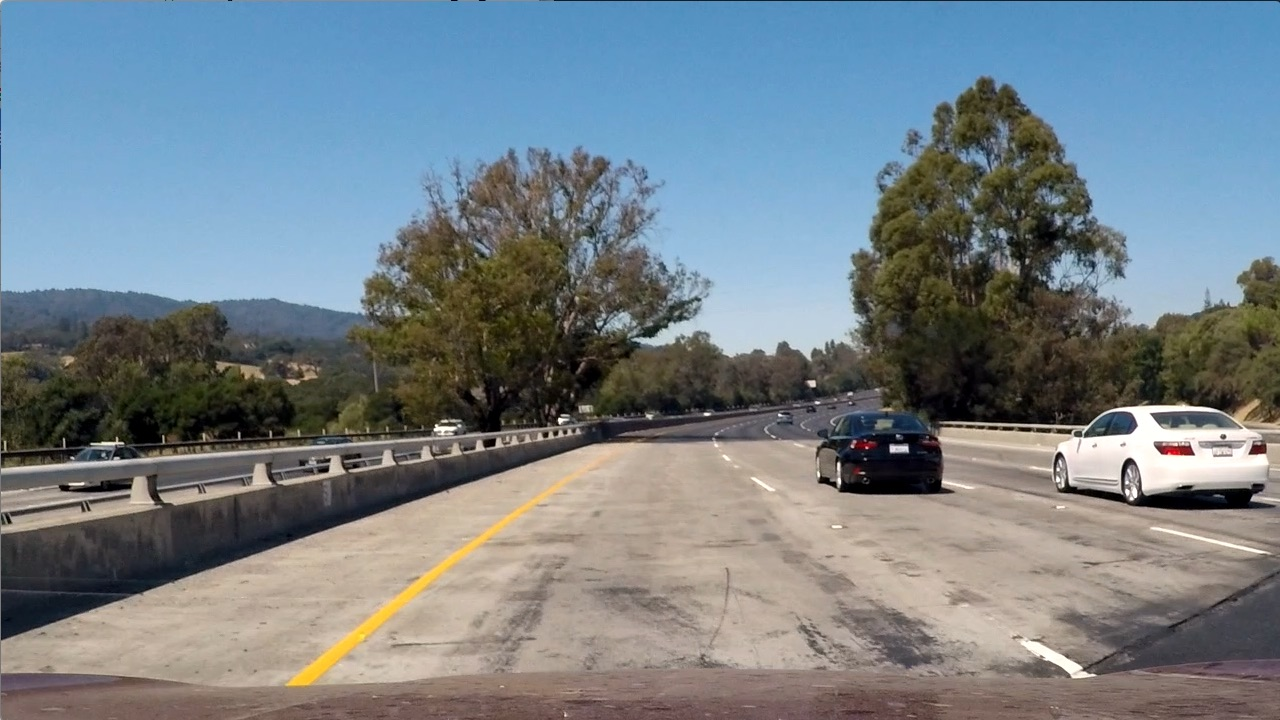
#> input picture test_images/test1.jpg, 1280 x 720 px; its folder holds 5 pictures in this run
$ jupyter execute --allow-errors Vehicle-Detection-and-Tracking.ipynb   (shell and % lines are left out)   (older library calls are emulated)
#> lines starting #> are read from the running program, lines starting #| are printed output that depends on the picture
#> further down, image is the input picture: shape (720, 1280, 3); mean B, G, R 135.5, 128.7, 117.5
# Vehicle Detection and Tracking

## Project #4

Steps of this project are the following:

[cell 1]
import os
import numpy as np
import cv2
from collections import deque
import imageio
#> (the rest of this cell did not finish here and is left out)

# 1. Environment Setup
Read vehicle and non-vehicle images.

[cell 2]
#flip images to augment training set
# [10 lines left out: function fliped_img, not called in this run]


output_folder = 'output_images'
#> (the rest of this cell did not finish here and is left out)

Display some of the images

[cell 3]
num_imgs = 8
#> (the rest of this cell did not finish here and is left out)

# 2. Histogram of Oriented Gradient (HOG) Features

Following functions are for features extraction. Functions are based on code from the Udacity's lectures.

[cell 4]
# Define parameters for feature extraction
color_space = 'LUV' # Can be RGB, HSV, LUV, HLS, YUV, YCrCb
orient = 9 # HOG orientations
pix_per_cell = 8 # HOG pixels per cell
cell_per_block = 2 # HOG cells per block
hog_channel = 0 # Can be 0, 1, 2, or "ALL"
spatial_size = (32, 32) # Spatial binning dimensions
hist_bins = 8 # Number of histogram bins
do_spatial = 1 # Spatial features on or off
do_hist = 1 # Histogram features on or off
do_hog = 1 # HOG features on or off
y_start_stop = [None, None] # Min and max in y to search in slide_window()
spatial_feat=True
hist_feat=True
hog_feat=True

[cell 5]
# Define a function to return HOG features and visualization
def get_hog_features(img,
                     vis=False,
                     feature_vec=True):
    # Call with two outputs if vis==True
    if vis == True:
        features, hog_image = hog(img, orientations=orient, pixels_per_cell=(pix_per_cell, pix_per_cell),
                                  cells_per_block=(cell_per_block, cell_per_block), transform_sqrt=True,
                                  visualise=vis, feature_vector=feature_vec)
        return features, hog_image
    # Otherwise call with one output
    else:
        features = hog(img, orientations=orient, pixels_per_cell=(pix_per_cell, pix_per_cell),
                       cells_per_block=(cell_per_block, cell_per_block), transform_sqrt=True,
                       visualise=vis, feature_vector=feature_vec)
        return features


    # Generate a random index to look at a car image
#> (the rest of this cell did not finish here and is left out)

# 3. Classifier
Code is mostly from course material.

[cell 6]
# Define a function to compute binned color features
# [67 lines left out: functions bin_spatial, color_hist, extract_features, not called in this run]

#> (a cell that did not finish here is left out)

# Image features
Code is mostly from course material.

[cell 8]
# Define a function that takes an image,
# start and stop positions in both x and y,
# window size (x and y dimensions),
# and overlap fraction (for both x and y)
# [112 lines left out: functions slide_window, single_img_features, draw_boxes, not called in this run]

hist_range=(0, 256)
# Define a function you will pass an image
# and the list of windows to be searched (output of slide_windows())
# [20 lines left out: function search_windows, not called in this run]

# Test Classifier
Find cars in test images

[cell 9]
# A function to show an image
# [30 lines left out: functions show_img, show_img1, show_img2, not called in this run]


#> (the rest of this cell did not finish here and is left out)

# Heat map and draw boxes

[cell 10]
# [31 lines left out: functions add_heat, apply_threshold, draw_labeled_bboxes, not called in this run]

# find_cars - Updated search function

[cell 11]
# [6 lines left out: function convert_color, not called in this run]

def find_cars(img, ystart, ystop, scale, step):
#> called with ystart = 400, ystop = 700, scale = 1, step = 2
    boxes = []
    draw_img = np.copy(img)
    xstart = 0
    xstop = img.shape[1]
#> xstop = 1280
    img_tosearch = img[ystart:ystop,xstart:xstop,:]
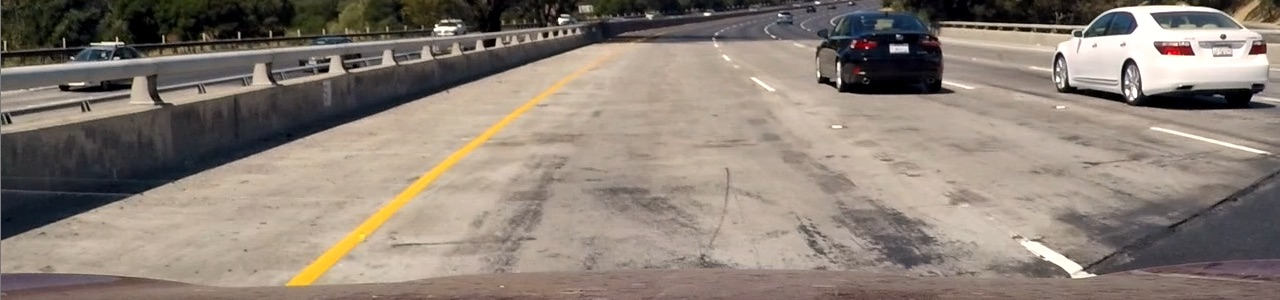
#> img_tosearch: shape (300, 1280, 3); mean B, G, R 117.8, 127.7, 139.3
    ctrans_tosearch = cv2.cvtColor(img_tosearch, cv2.COLOR_RGB2LUV)
#> ctrans_tosearch: shape (300, 1280, 3); mean of channels 0, 1, 2 132.4, 92.4, 126.1
    if scale != 1:
        imshape = ctrans_tosearch.shape
        ctrans_tosearch = cv2.resize(ctrans_tosearch, (np.int(imshape[1]/scale), np.int(imshape[0]/scale)))
    ch1 = ctrans_tosearch[:,:,0]
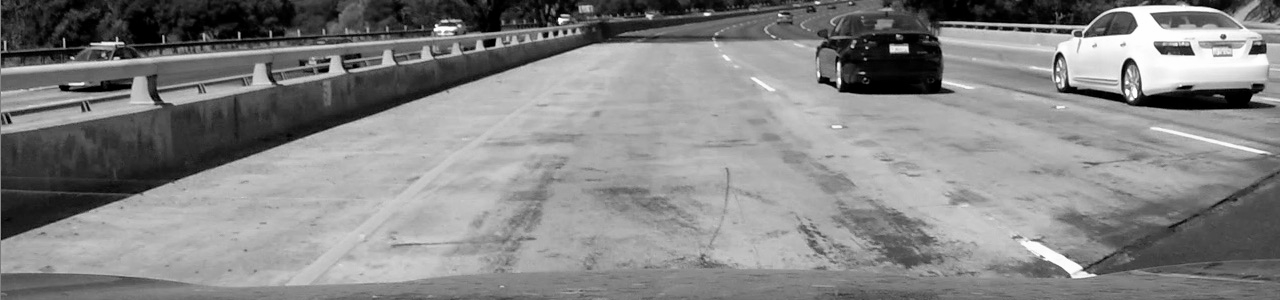
#> ch1: shape (300, 1280); min 0, max 255, mean 132.4
    ch2 = ctrans_tosearch[:,:,1]
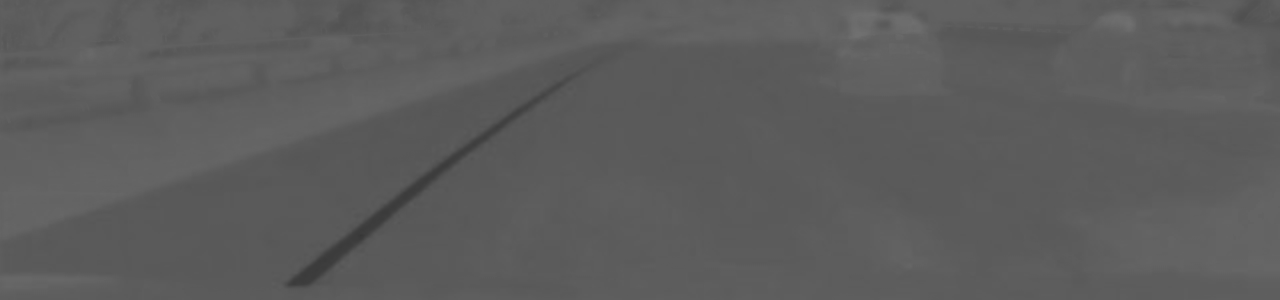
#> ch2: shape (300, 1280); min 54, max 112, mean 92.4
    ch3 = ctrans_tosearch[:,:,2]
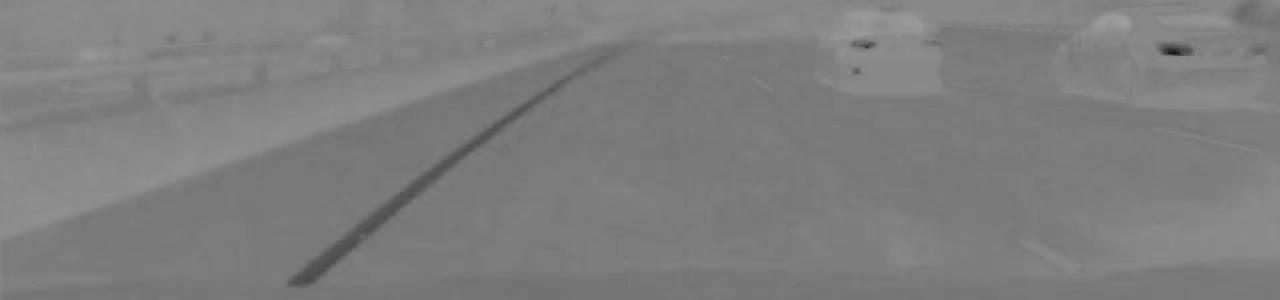
#> ch3: shape (300, 1280); min 9, max 158, mean 126.1
    # Define blocks and steps as above
    nxblocks = (ch1.shape[1] // pix_per_cell)-1
#> nxblocks = 159
    nyblocks = (ch1.shape[0] // pix_per_cell)-1
#> nyblocks = 36
    nfeat_per_block = orient*cell_per_block**2
    # 64 was the orginal sampling rate, with 8 cells and 8 pix per cell
    window = 64
    nblocks_per_window = (window // pix_per_cell) -1
    cells_per_step = step  # Instead of overlap, define how many cells to step
    nxsteps = (nxblocks - nblocks_per_window) // cells_per_step
#> nxsteps = 76
    nysteps = (nyblocks - nblocks_per_window) // cells_per_step
#> nysteps = 14
    # Compute individual channel HOG features for the entire image
    hog1 = get_hog_features(cv2.cvtColor(ctrans_tosearch, cv2.COLOR_RGB2GRAY), feature_vec=False)
    for xb in range(nxsteps):
        for yb in range(nysteps):
            ypos = yb*cells_per_step
            xpos = xb*cells_per_step
            # Extract HOG for this patch
            hog_features = hog1[ypos:ypos+nblocks_per_window, xpos:xpos+nblocks_per_window].ravel()
            xleft = xpos*pix_per_cell
            ytop = ypos*pix_per_cell
            # Extract the image patch
            subimg = ctrans_tosearch[ytop:ytop+window, xleft:xleft+window]
            # Get color features
            spatial_features = bin_spatial(subimg, size=spatial_size)
            hist_features = color_hist(subimg, nbins=hist_bins)
            # Scale features and make a prediction
            test_features = X_scaler.transform(np.hstack((spatial_features, hist_features, hog_features)).reshape(1, -1))
            test_prediction = svc.predict(test_features)
            if test_prediction == 1:
                xbox_left = np.int(xleft*scale)+xstart
                ytop_draw = np.int(ytop*scale)
                win_draw = np.int(window*scale)
                boxes.append(((int(xbox_left), int(ytop_draw+ystart)),(int(xbox_left+win_draw),int(ytop_draw+win_draw+ystart))))
                #cv2.rectangle(draw_img,(xbox_left, ytop_draw+ystart),(xbox_left+win_draw,ytop_draw+win_draw+ystart),(0,0,255),6)

    return boxes

#> (a cell that did not finish here is left out)

[cell 13]
image = cv2.imread('test_images/test1.jpg')
draw_image = np.copy(image)

boxes = []
#> (the rest of this cell did not finish here and is left out)
